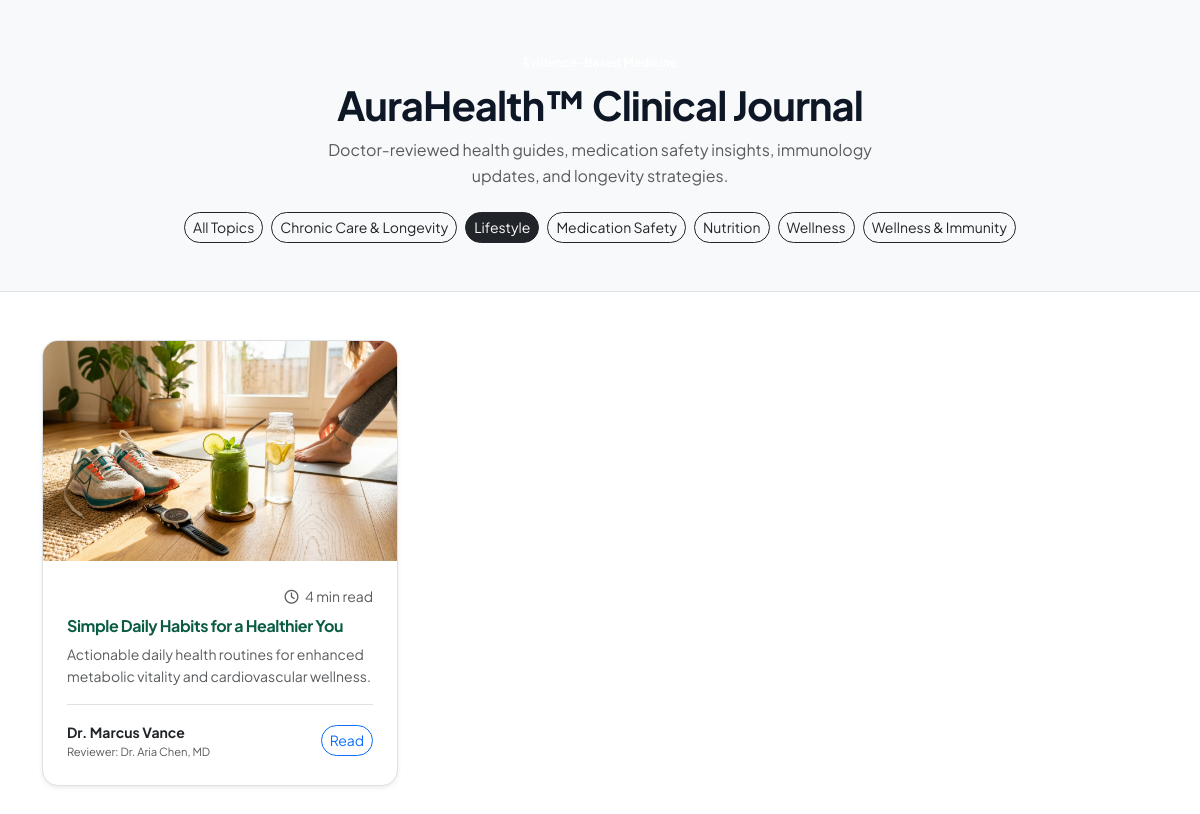
Screenshot of /articles/?category=lifestyle with the database file from the repository.
### apps/articles/models.py (models this page shows, shortened)
class ArticleCategory(models.Model):
    name = models.CharField(max_length=100, unique=True)
    slug = models.SlugField(max_length=120, unique=True, blank=True)
    description = models.TextField(blank=True, null=True)
    class Meta:
        verbose_name_plural = "Article Categories"
        ordering = ['name']

class Article(models.Model):
    title = models.CharField(max_length=255)
    slug = models.SlugField(max_length=270, unique=True, blank=True)
    category = models.ForeignKey(ArticleCategory, on_delete=models.CASCADE, related_name='articles')
    excerpt = models.TextField(max_length=400, help_text="Brief summary for cards and meta description")
    content = models.TextField(help_text="Full markdown or HTML content")
    cover_image = models.ImageField(upload_to='articles/', blank=True, null=True)
    cover_image_url = models.URLField(max_length=500, blank=True, null=True)
    author_name = models.CharField(max_length=150, default='Dr. Marcus Vance')
    author_title = models.CharField(max_length=150, default='Lead Clinical Pharmacologist')
    author_avatar = models.URLField(max_length=500, blank=True, null=True)
    medical_reviewer = models.CharField(max_length=150, default='Dr. Sophia Chen, MD (Board Certified)')
    read_time_minutes = models.PositiveIntegerField(default=5)
    tags = models.CharField(max_length=255, default='Immunity, Vitamins, Prevention, Clinical')
    views_count = models.PositiveIntegerField(default=120)
    is_featured = models.BooleanField(default=False)
    is_published = models.BooleanField(default=True)
    published_at = models.DateTimeField(default=timezone.now)
    created_at = models.DateTimeField(auto_now_add=True)
    class Meta:
        ordering = ['-is_featured', '-published_at']
    @property
    def get_cover_image(self):
        if self.cover_image:
            return self.cover_image.url
        if self.cover_image_url:
            return self.cover_image_url
        return '/static/images/placeholder_article.jpg'

### apps/core/views.py (the view)
# urls.py: path('articles/', articles_view, name='articles'),
def articles_view(request):
    category_slug = request.GET.get('category')
    articles = Article.objects.filter(is_published=True).select_related('category')
    if category_slug:
        articles = articles.filter(category__slug=category_slug)
    categories = ArticleCategory.objects.all()
    return render(request, 'pages/articles.html', {'articles': articles, 'categories': categories, 'selected_category': category_slug})

### templates/pages/articles.html (shortened to what this page needs)
{% extends 'base.html' %}
{% load static %}
{% block content %}
<div class="bg-light py-5 border-bottom">
  <div class="container text-center">
    <span class="badge bg-cyan-100 text-cyan-800 mb-2">Evidence-Based Medicine</span>
    <h1 class="display-6 fw-bold text-navy-800 mb-2">AuraHealth™ Clinical Journal</h1>
    <p class="text-muted mx-auto mb-4" style="max-width: 600px;">
      Doctor-reviewed health guides, medication safety insights, immunology updates, and longevity strategies.
    </p>
    <div class="d-flex flex-wrap justify-content-center gap-2">
      <a href="{% url 'articles' %}" class="btn btn-sm {% if not selected_category %}btn-dark{% else %}btn-outline-dark{% endif %} rounded-pill">All Topics</a>
      {% for c in categories %}
        <a href="{% url 'articles' %}?category={{ c.slug }}" class="btn btn-sm {% if selected_category == c.slug %}btn-dark{% else %}btn-outline-dark{% endif %} rounded-pill">{{ c.name }}</a>
      {% endfor %}
    </div>
  </div>
</div>
<div class="container py-5">
  <div class="row g-4">
    {% for art in articles %}
      <div class="col-lg-4 col-md-6">
        <div class="card h-100 border rounded-4 overflow-hidden shadow-sm hover-shadow transition bg-white d-flex flex-column">
          <img src="{{ art.get_cover_image }}" class="card-img-top" alt="{{ art.title }}" style="height: 220px; object-fit: cover;">
          <div class="card-body p-4 d-flex flex-column flex-grow-1">
            <div class="d-flex justify-content-between align-items-center mb-2">
              <span class="badge bg-cyan-100 text-cyan-800">{{ art.category.name }}</span>
              <span class="text-muted small"><i class="fa-regular fa-clock me-1"></i> {{ art.read_time_minutes }} min read</span>
            </div>
            <h5 class="fw-bold text-navy-800 mb-2 fs-6">
              <a href="{% url 'article-detail' art.slug %}" class="text-inherit">{{ art.title }}</a>
            </h5>
            <p class="text-muted small flex-grow-1 mb-3">{{ art.excerpt }}</p>
            <div class="pt-3 border-top d-flex justify-content-between align-items-center mt-auto">
              <div>
                <div class="fw-bold text-navy-800 small">{{ art.author_name }}</div>
                <div class="text-muted" style="font-size: 0.7rem;">Reviewer: {{ art.medical_reviewer }}</div>
              </div>
              <a href="{% url 'article-detail' art.slug %}" class="btn btn-sm btn-outline-primary rounded-pill">Read</a>
            </div>
          </div>
        </div>
      </div>
    {% endfor %}
  </div>
</div>
{% endblock %}

### static/css/antixor.css (style rules this page uses)
:root { --antixor-green-primary: #0a5c43; --antixor-green-hover: #064431; --antixor-green-accent: #10b981; --antixor-green-badge: #d1fae5; --antixor-green-badge-txt: #065f46; --antixor-mint-bg: #e6f7f2; --antixor-mint-soft: #edf9f5; --antixor-mint-light: #f4fbf8; --antixor-dark-teal: #072635; --antixor-dark-footer: #0a2533; --antixor-dark-navy: #051b26; --antixor-heading-dark: #0e1726; --antixor-body-slate: #334155; --antixor-muted-slate: #64748b; --antixor-border-slate: #e2e8f0; --antixor-bg-light: #f8fafc; --antixor-white: #ffffff; --antixor-gold-star: #f59e0b; --antixor-coral-badge: #f43f5e; --antixor-blue-badge: #0284c7; --antixor-radius-pill: 9999px; --antixor-radius-card: 20px; --antixor-radius-inner: 14px; --antixor-shadow-sm: 0 2px 8px rgba(14, 23, 38, 0.04); --antixor-shadow-card: 0 10px 30px -4px rgba(14, 23, 38, 0.06); --antixor-shadow-hover: 0 18px 40px -4px rgba(10, 92, 67, 0.14); --antixor-transition: all 0.28s cubic-bezier(0.16, 1, 0.3, 1); }
* { box-sizing: border-box; }
body { font-family: 'Plus Jakarta Sans', system-ui, -apple-system, sans-serif; color: var(--antixor-body-slate); background-color: var(--antixor-white); line-height: 1.6; overflow-x: hidden; -webkit-font-smoothing: antialiased; }
h1, h2, h3, h4, h5, h6 { color: var(--antixor-heading-dark); font-weight: 700; letter-spacing: -0.025em; }
a { color: var(--antixor-green-primary); text-decoration: none; transition: var(--antixor-transition); }

### rows the page displays
ArticleCategory: name "Chronic Care & Longevity"
ArticleCategory: name "Lifestyle"
ArticleCategory: name "Medication Safety"
ArticleCategory: name "Nutrition"
ArticleCategory: name "Wellness"
ArticleCategory: name "Wellness & Immunity"
Article: get_cover_image (picture), read_time_minutes "4", title "Simple Daily Habits for a Healthier You", excerpt "Actionable daily health routines for enhanced metabolic vitality and cardiovascular wellness.", author_name "Dr. Marcus Vance", medical_reviewer "Dr. Aria Chen, MD"
